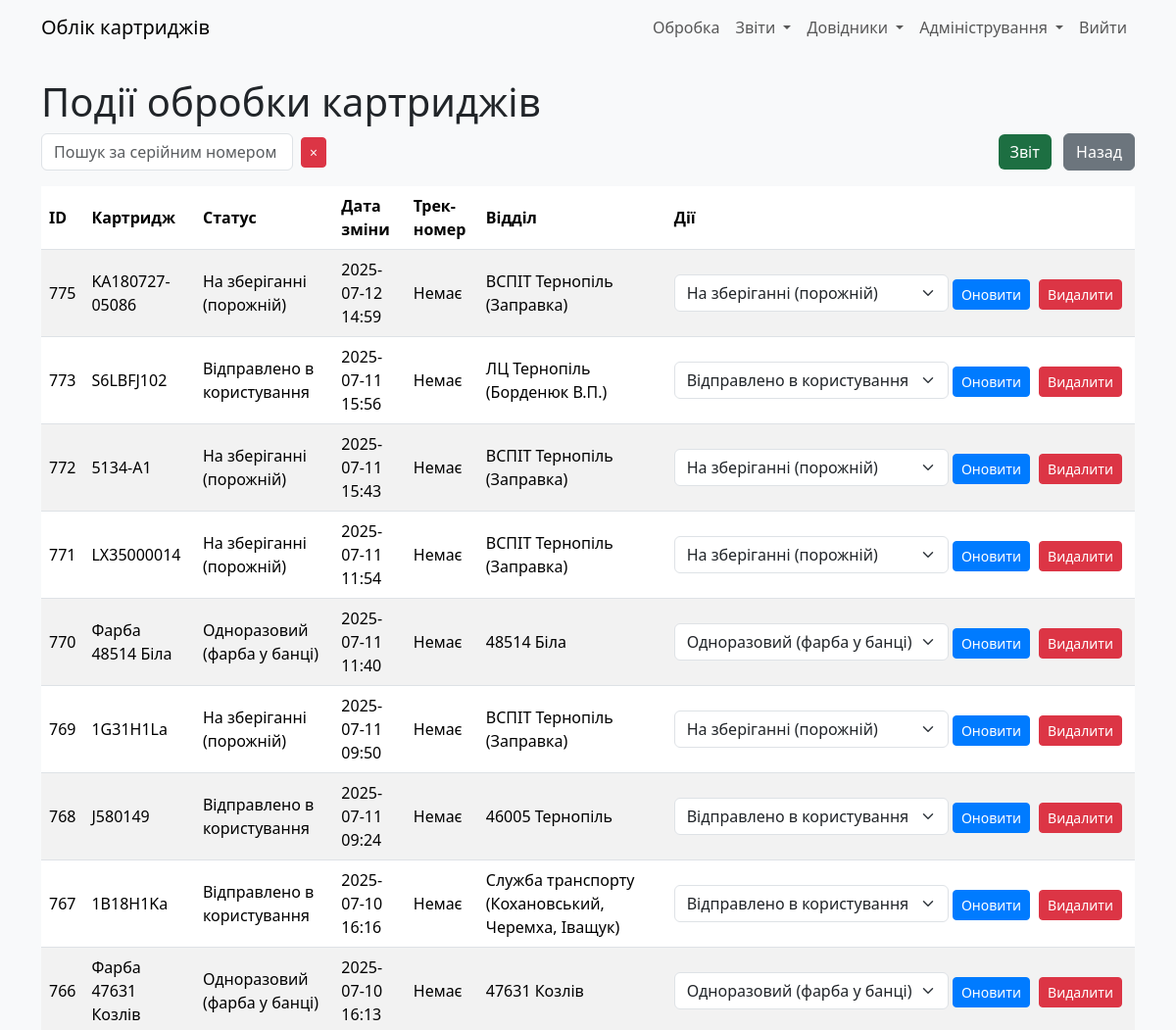
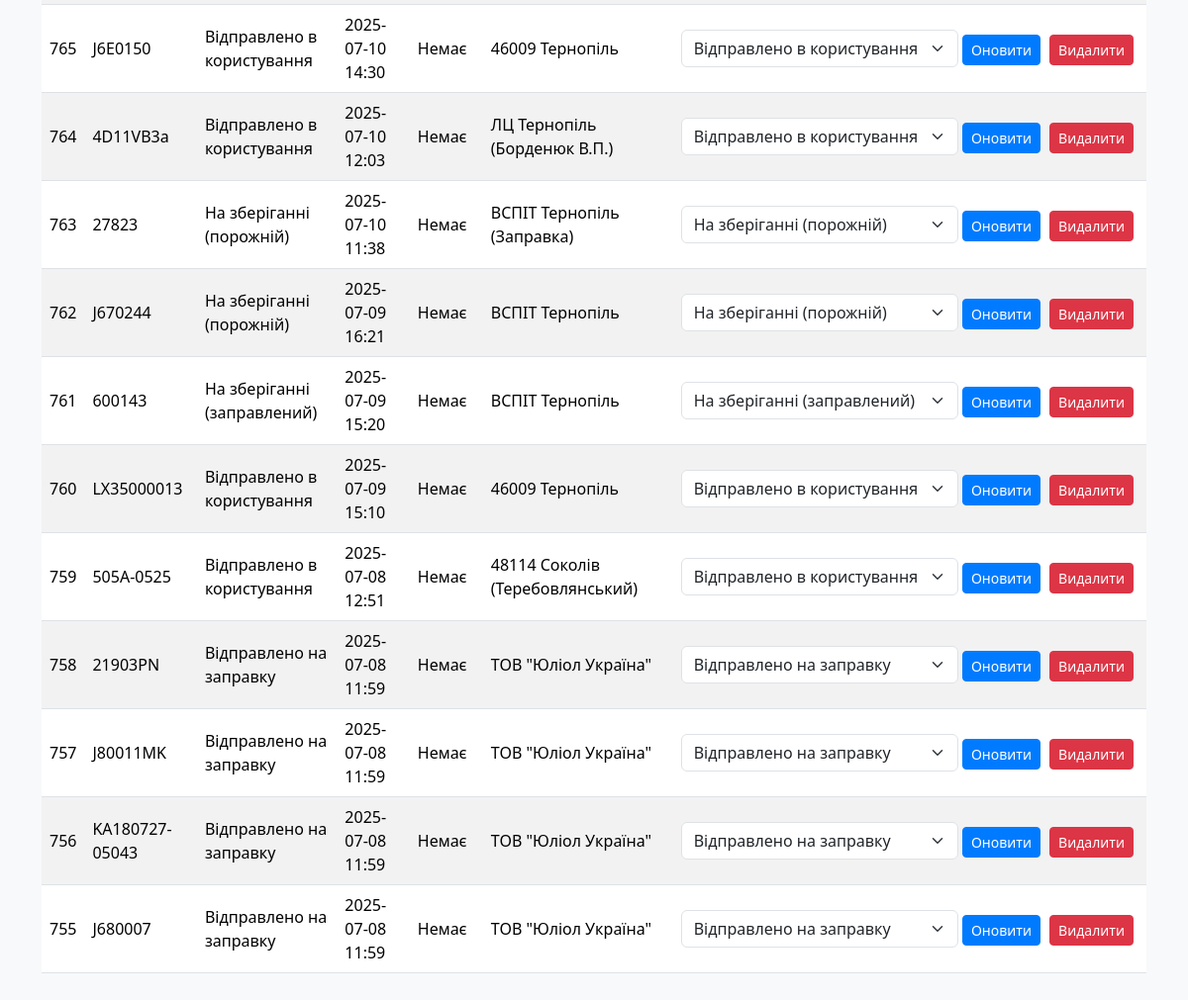
The app's page /cartridge_status (signed in), older data (2 pictures, top to bottom).
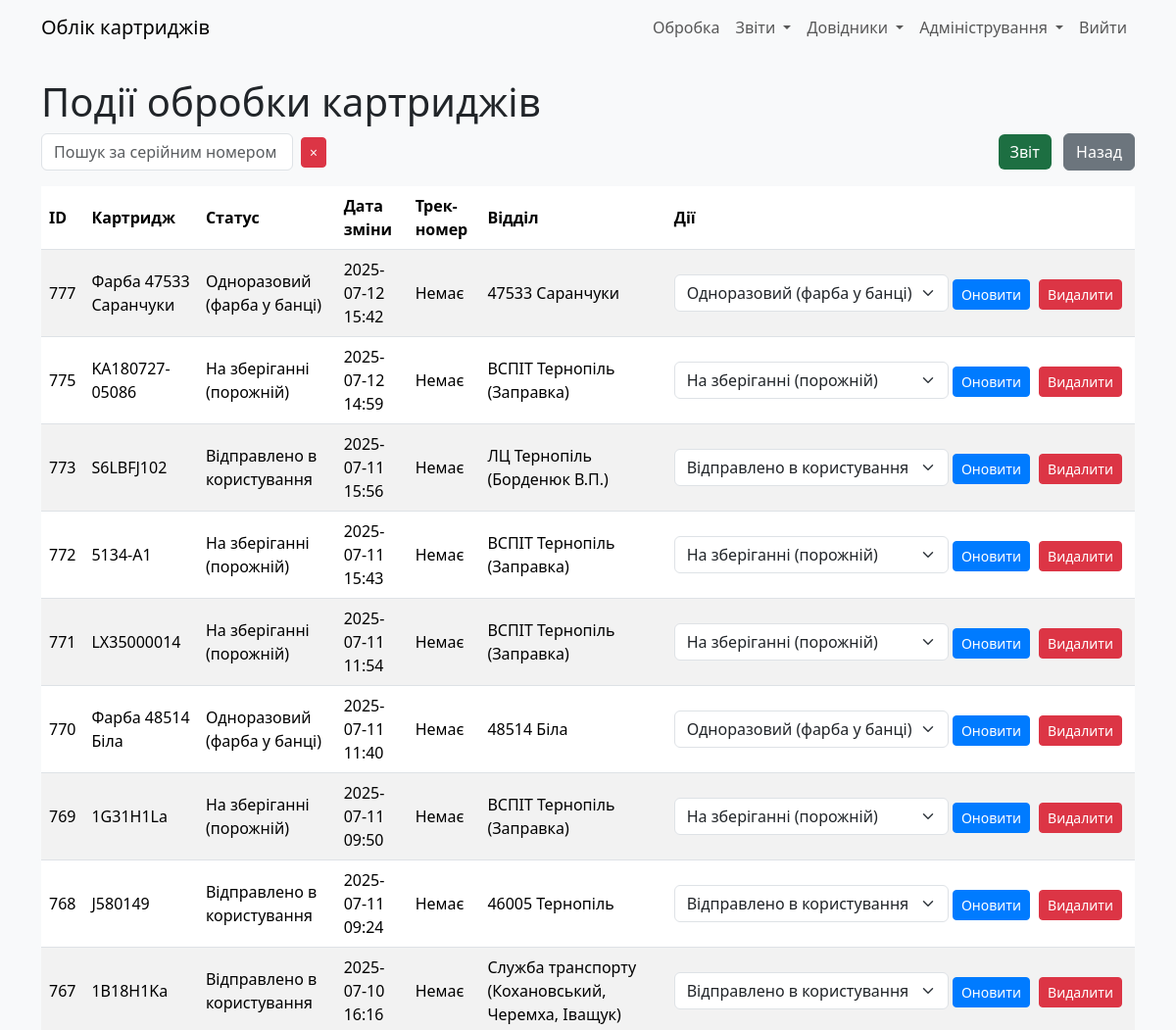
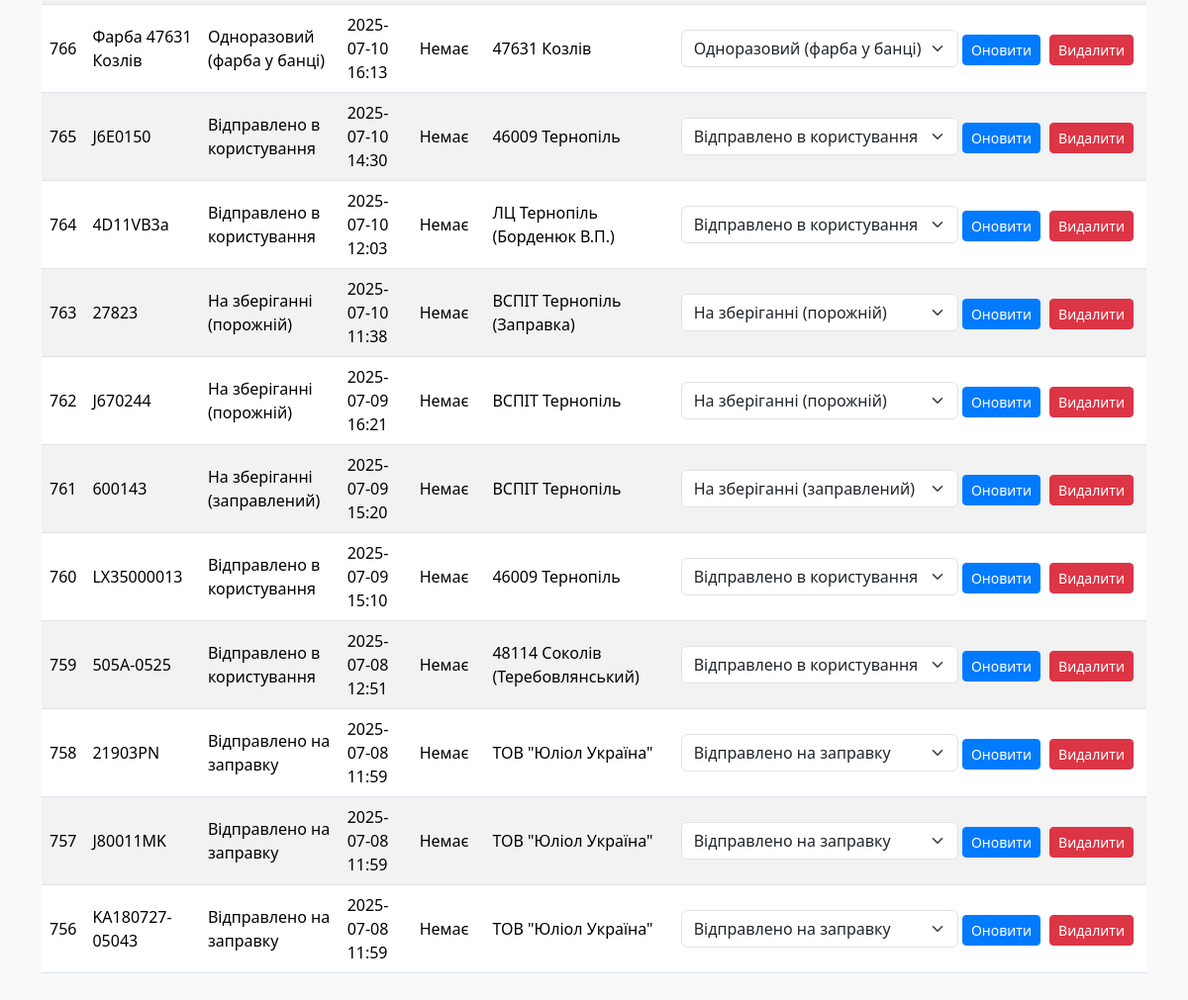
The same page, newer data (2 pictures, top to bottom).
### models.py (models this page shows)
class CartridgeStatus(db.Model):
    __tablename__ = "cartrg_status"
    id: Mapped[int] = mapped_column(primary_key=True)
    cartridge_id = mapped_column(ForeignKey(Cartridges.id))
    device_id: Mapped[int] = mapped_column(ForeignKey(CustomerEquipment.id), nullable=True)
    status: Mapped[int] = mapped_column(Integer, server_default=literal(0))
    date_ofchange: Mapped[DateTime] = mapped_column(DateTime, server_default=func.now())
    parcel_track: Mapped[str] = mapped_column(String(13), nullable=True)
    exec_dept: Mapped[int] = mapped_column(ForeignKey(RefillDept.id))
    user_updated: Mapped[int] = mapped_column(ForeignKey(User.id))
    time_updated: Mapped[DateTime] = mapped_column(DateTime, server_default=func.now())
    __table_args__ = (
        Index('idx_cartridge_date', 'cartridge_id', 'date_ofchange'),  # Композитний індекс
        Index('idx_status', 'status'),                                 # Окремий індекс для status
        Index('idx_exec_dept', 'exec_dept'),                           # Окремий індекс для exec_dept
    )

class Cartridges(db.Model):
    __tablename__ = "cartridges"
    id: Mapped[int] = mapped_column(primary_key=True)
    serial_num: Mapped[str] = mapped_column(String(255), server_default="N/A")
    use_counter: Mapped[int] = mapped_column(Integer, nullable=False, default=-1)
    in_printer: Mapped[int] = mapped_column(ForeignKey(CustomerEquipment.id), nullable=True)
    cartridge_model: Mapped[str] = mapped_column(String(255), nullable=True)  # Застаріле. Не використовувати!
    cartrg_model_id: Mapped[int] = mapped_column(ForeignKey(CartridgeModel.id), default=1)
    user_updated: Mapped[int] = mapped_column(ForeignKey(User.id))
    time_updated: Mapped[DateTime] = mapped_column(DateTime, server_default=func.now())
    curr_status: Mapped[int] = mapped_column(Integer, nullable=False, default=0)
    curr_dept: Mapped[int] = mapped_column(Integer, nullable=False, default=0)
    curr_parcel_track: Mapped[str] = mapped_column(String(13), nullable=True)

class RefillDept(db.Model):
    __tablename__ = "refill_dept"
    id: Mapped[int] = mapped_column(primary_key=True)
    deptname: Mapped[str] = mapped_column(String(30))
    dept_description: Mapped[str] = mapped_column(String(255))
    addr1: Mapped[str] = mapped_column(String(255))
    addr2: Mapped[str] = mapped_column(String(255))
    addr3: Mapped[str] = mapped_column(String(255))
    addr4: Mapped[str] = mapped_column(String(255))
    addr5: Mapped[str] = mapped_column(String(255))
    dept_description: Mapped[str] = mapped_column(String(255))  # Нове поле
    is_exec: Mapped[int] = mapped_column(Integer, server_default=literal(0))
    user_updated: Mapped[int] = mapped_column(ForeignKey(User.id))
    time_updated: Mapped[DateTime] = mapped_column(DateTime, server_default=func.now())

### app.py (the view)
    def wrapper(*args, **kwargs):
        if current_user.role != 'admin':
            abort(403)
        return f(*args, **kwargs)

### app.py (called while the page is built)
@login_manager.user_loader
def load_user(user_id):
    return User.query.get(int(user_id))

def admin_required(f):
    def wrapper(*args, **kwargs):
        if current_user.role != 'admin':
            abort(403)
        return f(*args, **kwargs)
    wrapper.__name__ = f.__name__
    return wrapper

### templates/cartridge_status.html (shortened to what this page needs)
{% extends "base.html" %}
{% block content %}
    <h1>Події обробки картриджів</h1>
    <div class="mb-3 d-flex justify-content-between align-items-center">
        <div class="d-flex align-items-center">
            <input type="text" id="search" class="form-control" placeholder="Пошук за серійним номером" value="{{ search|escape }}" style="max-width: 400px;">
            <button id="clear-search" class="btn btn-danger btn-sm ms-2" title="Очистити пошук">
                <span>×</span>
            </button>
        </div>
        <div>
            <a href="{{ url_for('export_cartridge_events') }}" class="btn btn-excel me-2">Звіт</a>
            <a href="{{ url_for('index') }}" class="btn btn-secondary">Назад</a>
        </div>
    </div>
    <table class="table table-striped" id="status-table">
        <thead>
            <tr>
                <th>ID</th>
                <th>Картридж</th>
                <th>Статус</th>
                <th>Дата зміни</th>
                <th>Трек-номер</th>
                <th>Відділ</th>
                <th>Дії</th>
            </tr>
        </thead>
        <tbody id="status-table-body">
            {% for status, serial_num, deptname in statuses %}
            <tr>
                <td>{{ status.id }}</td>
                <td>{{ serial_num }}</td>
                <td>{{ {0: 'Не вказано', 1: 'На зберіганні (порожній)', 2: 'Відправлено в користування', 3: 'Відправлено на заправку', 4: 'Непридатний (списаний)', 5: 'Одноразовий (фарба у банці)', 6: 'На зберіганні (заправлений)', 7: 'Втрачений'}[status.status] }}</td>
                <td>{{ status.date_ofchange.strftime('%Y-%m-%d %H:%M') }}</td>
                <td>{{ status.parcel_track or 'Немає' }}</td>
                <td>{{ deptname }}</td>
                <td class="actions-column">
                    <form action="{{ url_for('update_status', status_id=status.id) }}" method="POST" class="d-inline">
                        <select name="status" class="form-select d-inline w-auto">
                            <option value="1" {% if status.status == 1 %}selected{% endif %}>На зберіганні (порожній)</option>
                            <option value="2" {% if status.status == 2 %}selected{% endif %}>Відправлено в користування</option>
                            <option value="3" {% if status.status == 3 %}selected{% endif %}>Відправлено на заправку</option>
                            <option value="5" {% if status.status == 5 %}selected{% endif %}>Одноразовий (фарба у банці)</option>
                            <option value="6" {% if status.status == 6 %}selected{% endif %}>На зберіганні (заправлений)</option>
                        </select>
                        <button type="submit" class="btn btn-primary btn-sm">Оновити</button>
                    </form>
                    <form action="{{ url_for('delete_status', status_id=status.id) }}" method="POST" class="d-inline" onsubmit="return confirm('Ви впевнені, що хочете видалити цей статус?');">
                        <button type="submit" class="btn btn-danger btn-sm">Видалити</button>
                    </form>
                </td>
            </tr>
            {% endfor %}
        </tbody>
    </table>
{% endblock %}

### templates/base.html (shortened to what this page needs)
<!DOCTYPE html>
<html lang="uk">
<head>
    <link rel="stylesheet" href="{{ url_for('static', filename='css/bootstrap.min.css') }}">
    <link rel="stylesheet" href="{{ url_for('static', filename='css/style.css') }}">
</head>
<body>
    <nav class="navbar navbar-expand-lg navbar-light bg-light">
        <div class="container">
            <a class="navbar-brand" href="{{ url_for('index') }}">Облік картриджів</a>
            <div class="collapse navbar-collapse" id="navbarNav">
                <ul class="navbar-nav ms-auto">
                    {% if current_user.is_authenticated %}
                        <li class="nav-item">
                            <a class="nav-link" href="{{ url_for('mass_input') }}">Обробка</a>
                        </li>
                        <li class="nav-item dropdown">
                            <a class="nav-link dropdown-toggle" href="#" id="navbarDropdownReports" role="button" data-bs-toggle="dropdown" aria-expanded="false">
                                Звіти
                            </a>
                        </li>
                        <li class="nav-item dropdown">
                            <a class="nav-link dropdown-toggle" href="#" id="navbarDropdownRefs" role="button" data-bs-toggle="dropdown" aria-expanded="false">
                                Довідники
                            </a>
                        </li>
                        <li class="nav-item dropdown">
                            <a class="nav-link dropdown-toggle" href="#" id="navbarDropdownStats" role="button" data-bs-toggle="dropdown" aria-expanded="false">
                                Адміністрування
                            </a>
                        </li>
                        <li class="nav-item">
                            <a class="nav-link" href="{{ url_for('logout') }}">Вийти</a>
                        </li>
                    {% else %}
                        <li class="nav-item">
                            <a class="nav-link" href="{{ url_for('login') }}">Увійти</a>
                        </li>
                    {% endif %}
                </ul>
            </div>
        </div>
    </nav>
    <div class="container mt-4">
        {% block content %}{% endblock %}
    </div>
</body>
</html>

### static/css/style.css (style rules this page uses)
body { background-color: #f8f9fa; }
.table th, .table td { vertical-align: middle; }
.form-control, .form-select { max-width: 300px; }
.btn-sm { margin-right: 5px; }
.navbar-nav .nav-link { padding-left: 10px; padding-right: 10px; }
.btn-primary { background-color: #007bff; border-color: #007bff; }
.btn-secondary { background-color: #6c757d; border-color: #6c757d; }

### templates/cartridge_status.html (style rules this page uses)
.actions-column { white-space: nowrap; vertical-align: middle; }
#clear-search { padding: 0.25rem 0.5rem; }
.btn-excel { background-color: #1D6F42; color: white; border: none; }

Row changes from the older to the newer data that the page shows:
no longer on this page (row unchanged): CartridgeStatus: id "755", serial_num "J680007", status "Відправлено на заправку", date_ofchange "2025-07-08 11:59", parcel_track "Немає", deptname "ТОВ \"Юліол Україна\""
added CartridgeStatus: id "777", serial_num "Фарба 47533 Саранчуки", status "Одноразовий (фарба у банці)", date_ofchange "2025-07-12 15:42", parcel_track "Немає", deptname "47533 Саранчуки"
